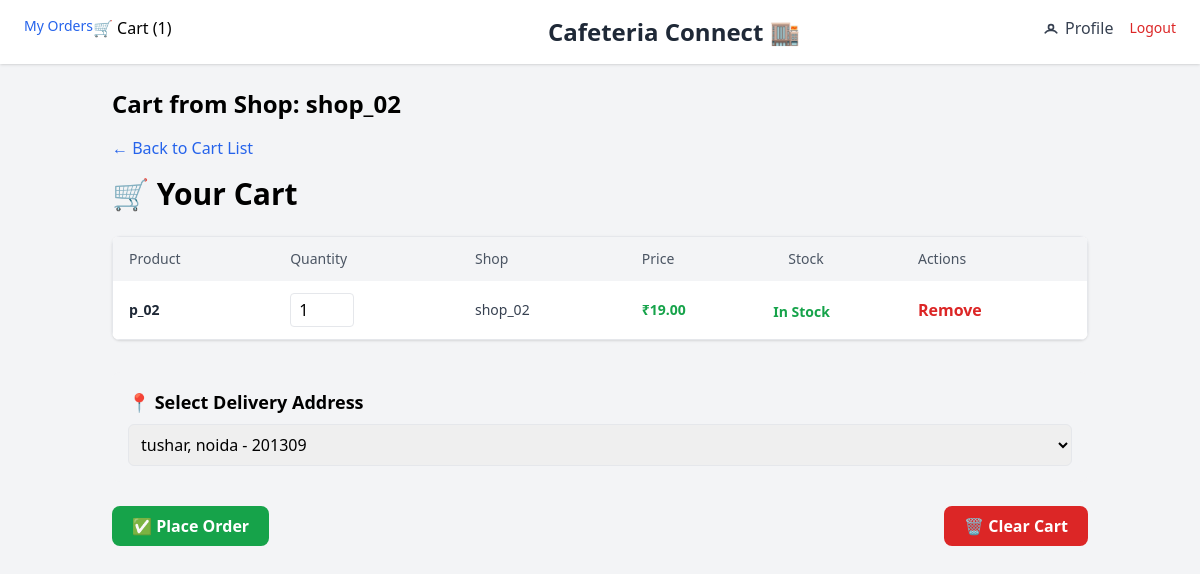
Screenshot of /cart/24/ (signed in) with the database file from the repository.
### cart/models.py (models this page shows, shortened)
class Cart(models.Model):
    user = models.ForeignKey(User, on_delete=models.CASCADE)
    shop = models.ForeignKey(Shop, on_delete=models.CASCADE)
    created_at = models.DateTimeField(auto_now_add=True)
    is_ordered = models.BooleanField(default=False)
    total_price = models.DecimalField(max_digits=10, decimal_places=2, default=0.00)
    coupon_code = models.CharField(max_length=50, blank=True, null=True)
    updated_at = models.DateTimeField(auto_now=True)

class CartItem(models.Model):
    cart = models.ForeignKey(Cart, on_delete=models.CASCADE, related_name='items', null=True)
    product = models.ForeignKey(Product, on_delete=models.CASCADE)
    quantity = models.PositiveIntegerField(default=0)
    created_at = models.DateTimeField(auto_now_add=True, null=True)
    price = models.DecimalField(max_digits=10, decimal_places=2, default=0.00)  # snapshot
    total_price = models.DecimalField(max_digits=10, decimal_places=2, default=0.00)

### shops/models.py (models this page shows, shortened)
class Shop(models.Model):
    owner = models.ForeignKey(User, on_delete=models.CASCADE)
    name = models.CharField(max_length=100)
    floor = models.IntegerField()
    contact = models.CharField(max_length=15)

class Product(models.Model):
    shop = models.ForeignKey(Shop, on_delete=models.CASCADE, related_name="products")
    name = models.CharField(max_length=255)
    sku = models.CharField(max_length=100, null=True)
    description = models.TextField(blank=True, null=True)
    price = models.DecimalField(max_digits=10, decimal_places=2)
    image = models.ImageField(upload_to="products/", blank=True, null=True)
    category = models.CharField(max_length=255, blank=True, null=True)
    stock = models.PositiveIntegerField(default=0)
    is_available = models.BooleanField(default=True)
    created_at = models.DateTimeField(auto_now_add=True, null=True)
    updated_at = models.DateTimeField(auto_now=True)

### cart/views.py (the view)
# urls.py: path('<int:cart_id>/', views.view_cart, name='view_cart'),
@login_required
def view_cart(request, cart_id):
    cart = get_object_or_404(Cart, id=cart_id, user=request.user, is_ordered=False)
    cart_items = cart.items.all()
    addresses = Address.objects.filter(user=request.user)
    return render(request, 'cart/cart.html', {"cart_items": cart_items, "cart": cart, 'addresses': addresses})

### cart/context_processors.py (called while the page is built)
def cart_item_count(request):
    count = 0
    current_cart = None
    if request.user.is_authenticated:
        current_cart = Cart.objects.filter(user=request.user).last()
        if current_cart:
            count = current_cart.items.count()
    return {
        "cart_item_count": count,
        "current_cart": current_cart,
    }

### cart/templates/cart/cart.html (shortened to what this page needs)
{% extends 'base.html' %}
{% load static %}
{% block content %}
  <div class="max-w-5xl mx-auto p-6">
    <h2 class="text-2xl font-bold mb-4">Cart from Shop: {{ cart.shop.name }}</h2>
    <a href="{% url 'cart_list' %}" class="text-blue-600 hover:underline mb-4 inline-block">← Back to Cart List</a>
    <h2 class="text-3xl font-bold mb-6">🛒 Your Cart</h2>
    {% if cart_items %}
      <div class="overflow-x-auto rounded-lg shadow">
        <table class="min-w-full bg-white border border-gray-200">
          <thead class="bg-gray-100">
            <tr>
              <th class="py-3 px-4 text-left text-sm font-medium text-gray-600">Product</th>
              <th class="py-3 px-4 text-left text-sm font-medium text-gray-600">Quantity</th>
              <th class="py-3 px-4 text-left text-sm font-medium text-gray-600">Shop</th>
              <th class="py-3 px-4 text-left text-sm font-medium text-gray-600">Price</th>
              <th class="py-3 px-4 text-left text-sm font-medium text-gray-600">Stock</th>
              <th class="py-3 px-4 text-left text-sm font-medium text-gray-600">Actions</th>
            </tr>
          </thead>
          <tbody class="divide-y divide-gray-100">
            {% for item in cart_items %}
                <tr class="hover:bg-gray-50">
                  <td class="py-3 px-4 text-sm text-gray-800 font-semibold">{{ item.product.name }}</td>
                  <td class="py-3 px-4">
                    <input type="number" id="quantity_{{ item.product.id }}"
                      value="{{ item.quantity }}"
                      min="1"
                      max="{{item.product.stock}}"
                      class="w-16 border px-2 py-1 rounded"
                      onchange="addToCart({{ item.product.id }}, parseInt(this.value), true)"
                      >
                  </td>
                  <td class="py-3 px-4 text-sm text-gray-700">{{ item.product.shop.name }}</td>
                  <td class="py-3 px-4 text-sm text-green-600 font-bold">₹{{ item.product.price }}</td>
                  {% if item.product.stock == 0 or item.quantity > item.product.stock%}
                    <td><p class="text-red-600 text-sm mt-1 font-semibold">Out of Stock</p></td>
                  {% else %}
                    <td><p class="text-green-600 text-sm mt-1 font-semibold">In Stock</p></td>
                  {% endif %}
                  <td class="py-3 px-4">
                    <button onclick="removeFromCart({{ item.product.id }})"
                            class="text-red-600 font-semibold hover:underline">
                        Remove
                    </button>
                </td>
                </tr>
            {% endfor %}
        </tbody>
        </table>
      </div>
      <div class="mt-8 bg-gray-100 p-4 rounded-lg">
        <h3 class="text-lg font-semibold mb-2">📍 Select Delivery Address</h3>
        {% if addresses %}
          <select id="addressSelect" class="w-full p-2 border rounded-md">
            {% for address in addresses %}
              <option value="{{ address.id }}">
                {{ address.name }}, {{ address.state }} - {{ address.pincode }}
              </option>
            {% endfor %}
          </select>
        {% else %}
          <div class="text-red-600 mb-2">⚠️ No address found. Please add one.</div>
          <a href="{% url 'add_address' %}" class="bg-blue-600 text-white px-4 py-2 rounded hover:bg-blue-700 inline-block">➕ Add Address</a>
        {% endif %}
      </div>
      <div class="mt-6 flex justify-between">
        <button onclick="placeOrder('{{ cart_items.0.cart.id }}')" class="bg-green-600 hover:bg-green-700 text-white font-semibold py-2 px-5 rounded-lg transition duration-200">✅ Place Order</button>
        <button onclick="clearCart('{{ cart_items.0.cart.id }}')"
                class="bg-red-600 hover:bg-red-700 text-white font-semibold py-2 px-5 rounded-lg transition duration-200">
            🗑️ Clear Cart
        </button>
      </div>
    {% endif %}
  </div>
{% endblock %}

### rows the page displays
Cart: shop.name "shop_02"
CartItem: product.name "p_02", quantity "1", product.shop.name "shop_02", product.price "19.00", shows "In Stock"

### other values shown
{{ cart_item_count }} "1"
form field value "tushar, noida - 201309"
